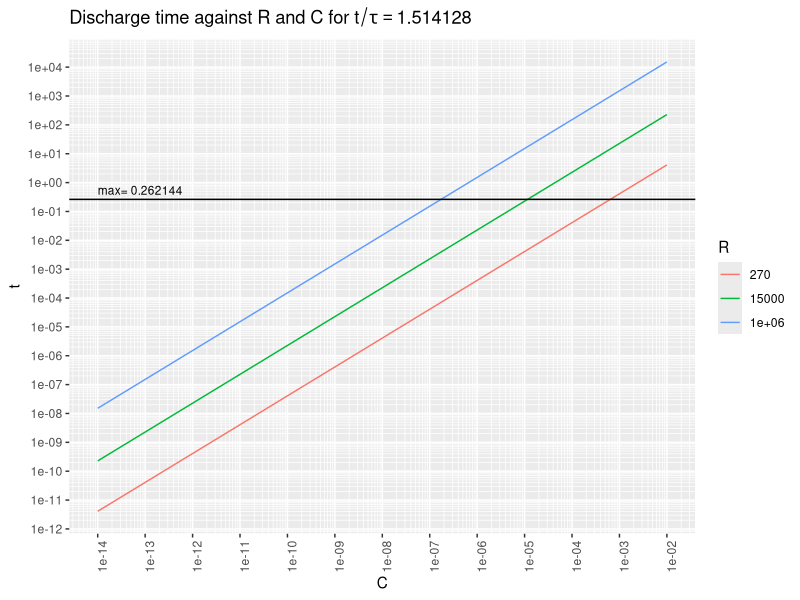
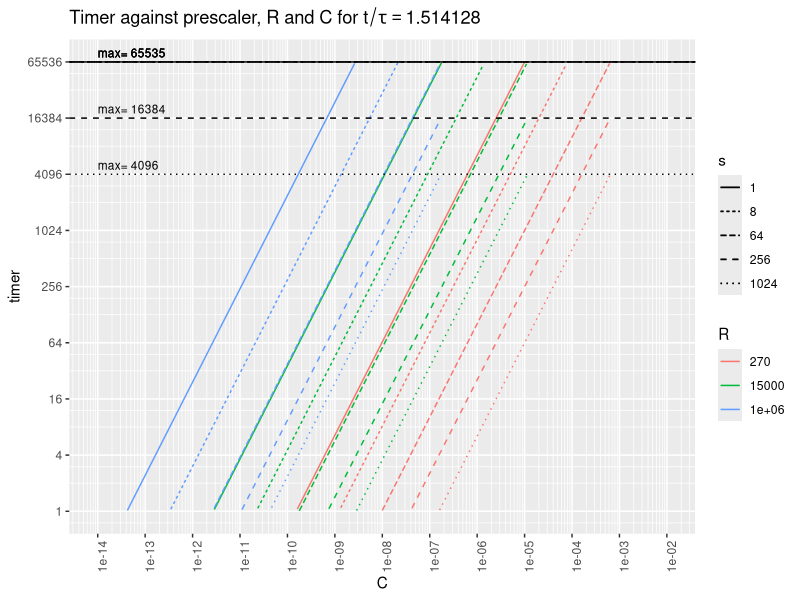
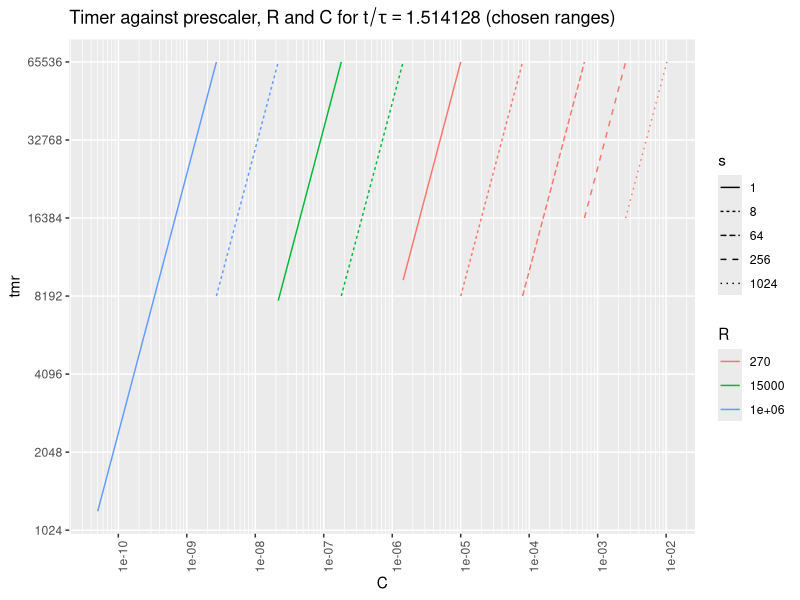
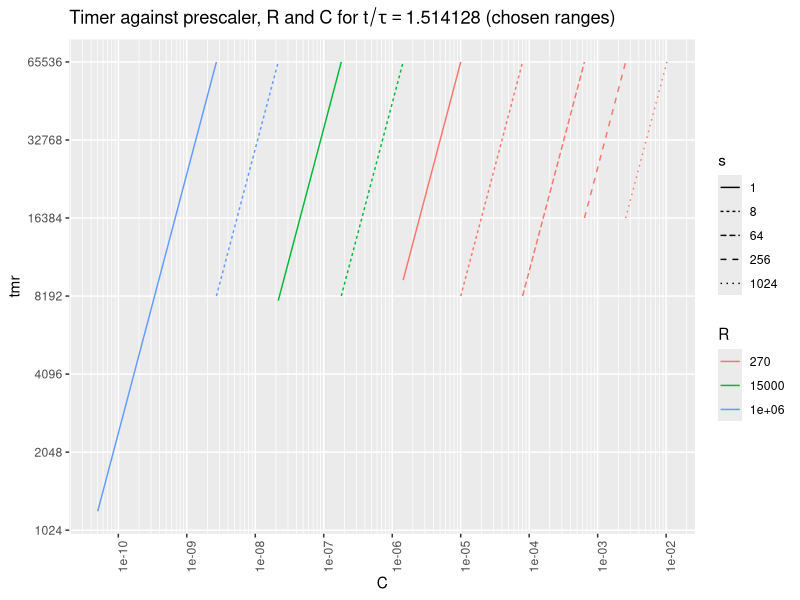

These figures' R source, in order:
#!/usr/bin/R -q --vanilla -f
options(echo=F)

library(ggplot2)
library(scales)


# Variable setup ###########################################################

# taus = t/RC
# t = timer*s/f

R = t(c(270, 15e3, 1e6))    # all drive resistors
colnames(R) = R
taufall = -log(1.1/5)       # taus from 5V to 1.1V
f = 16e6                    # timer frequency
s = matrix(2^c(0,3,6,8,10)) # all prescaler factors
rownames(s) = s

# To choose the various scales, either we want to choose a
# minimum timer resolution and then optimize for fastest time,
# or choose a maximum time and then optimize for highest resolution.
# Here we're doing the latter.
tmax = 4e-6 * 2^16          # allows for nice range endings at a timer of 0xFFFF
timermax = pmin(tmax*f/s, 2^16-1)

# Based on the max time and timer, max caps for each R and s
Cmax = (timermax*s/f/taufall) %*% (1/R)

# Based on a timer count of 1, min caps for each R and s
Cmin = (s/f/taufall) %*% (1/R)

# various capacitors over the full range
C = matrix(10^seq(-14, -2, by=1/24))
rownames(C) = C  # sprintf('%.2e', C)

# The capture time is two-dimensional, over C and R.
tm = taufall*C %*% R

# The capture timer value is three-dimensional, over C, R, and s.
timer = drop((f*tm) %o% (1/s))
tmrcompare = aperm(drop(replicate(length(C),
                                  replicate(length(R), timermax))),
                   c(3,2,1))
timer[timer>tmrcompare | timer<1] = NA

# To perform actual range selection:
# There is only one range selected for every C.
# For each C, select the R and s for which:
#   t < tmax
#   1 <= timer < 2^16
#   timer is maximal
# critical points are for each C where:
#   timer crosses 1 or 2^16
#   t crosses tmax
# 1.514 = t/RC = tim*s/RC/16MHz
# C = t/1.514/R = tim*s/1.514/R/16MHz
# Ccrit = tmax/1.514/R = 2^16*s/1.514/R/16MHz
crit = expand.grid(R=R,s=s)
Ccrit = with(crit, c(s/f/R, 2^16*s/f/R, tmax/R))/taufall
crit = expand.grid(R=R, s=s, C=Ccrit)
crit$t = with(crit, taufall*R*C)
crit$tmr = with(crit, t*f/s)
eps=1e-6  # epsilon tolerance required to accommodate for float error
# Only keep conformant rows.
crit = crit[crit$tmr>=1-eps &
            crit$tmr<=2^16+eps &
            (crit$t<=tmax+eps | crit$R==R[1]),]
# Suitability of every range at a certain C is determined mainly by the highest
# timer but also by the lowest time.
crit = crit[with(crit, order(-C, -tmr^3/t)),]
# We now need pairs of R&s: the first in each pair being either the extreme
# lowest C or the C where the previous range cut out; and the second being the
# maximum condition.
ranges = tail(crit, 1)
samec = ranges
repeat {
   # Find the furthest row with the same R and s
   edge = crit[which(crit$R==samec$R & crit$s==samec$s)[1],]
   ranges = rbind(ranges, edge)
   # Find the (different, conformant) row with the same C and the highest timer
   samec = crit[which(crit$C == edge$C &
                      crit$tmr < 2^16-eps &
                      crit$R <= edge$R &
                      (crit$t < tmax-eps | crit$R==R[1])),][1,]
   if (is.na(samec$R)) break
   ranges = rbind(ranges, samec)
}
rownames(ranges) = 1:(nrow(ranges))
print(ranges)


# Plot utilities ###########################################################

# Adapted from https://stackoverflow.com/questions/30179442
log_breaks = function(maj, radix=10) {
  function(x) {
    minx = floor(min(logb(x, radix), na.rm=T)) - 1
    maxx = ceiling(max(logb(x, radix), na.rm=T)) + 1
    n_major = maxx - minx + 1
    major_breaks = minx:maxx
    if (maj) {
      breaks = major_breaks
    } else {
      breaks = rep(logb(1:(radix-1), radix), times=n_major) +
               rep(major_breaks, each=radix-1)
    }
    radix^breaks
  }
}
# See https://github.com/tidyverse/ggplot2/blob/master/R/scale-continuous.r#L160
scale_x_log_eng = function(..., radix=10) {
  scale_x_continuous(..., trans=log_trans(radix),
                     breaks=log_breaks(T, radix),
                     minor_breaks=log_breaks(F, radix))
}
scale_y_log_eng = function(..., radix=10) {
  scale_y_continuous(..., trans=log_trans(radix),
                     breaks=log_breaks(T, radix),
                     minor_breaks=log_breaks(F, radix))
}
xaxis_text_vert = function() {
  theme(axis.text.x=element_text(angle=90))
}


# Plotting #################################################################

tm_df = as.data.frame.table(tm)
colnames(tm_df) = c('C', 'R', 't')
tm_df$C = as.numeric(levels(tm_df$C))[tm_df$C]
ggplot(tm_df, aes(x=C, y=t)) +
   ggtitle(bquote(paste('Discharge time against R and C for ',
                        t/tau == .(taufall)))) +
   geom_line(aes(colour=R, group=R)) +
   geom_hline(aes(yintercept=tmax)) +
   geom_text(data=data.frame(), size=3,
             aes(x=1e-14, y=tmax, label=paste('max=', tmax),
                 hjust='left', vjust=-0.5)) +
   scale_x_log_eng() + scale_y_log_eng() + xaxis_text_vert()


tmr_df = as.data.frame.table(timer)
colnames(tmr_df) = c('C', 'R', 's', 'timer')
tmr_df$C = as.numeric(levels(tmr_df$C))[tmr_df$C]

maxdf = data.frame(timer=timermax, s=factor(s))
maxnames = data.frame(C=1e-14, s=factor(s), timer=timermax)

ggplot(tmr_df, aes(x=C, y=timer, linetype=s)) +
   ggtitle(bquote(paste('Timer against prescaler, R and C for ',
                        t/tau == .(taufall)))) +
   geom_line(aes(colour=R, group=interaction(R,s))) +
   geom_hline(data=maxdf, aes(yintercept=timer, linetype=s, group=s)) +
   geom_text(data=maxnames, size=3,
      aes(label=paste('max=',timer), hjust='left', vjust=-0.5, group=s)) +
   scale_x_log_eng() + xaxis_text_vert() +
   scale_y_log_eng(radix=4, limits=2^c(0,16))


# At the bottom end, cut off at typical parasitic capacitance
ranges[ranges$tmr==1,] = data.frame(R=1e6, s=1, C=50e-12,
                                    t=taufall*1e6*50e-12,
                                    tmr=taufall*1e6*50e-12*f)
ranges$s = factor(ranges$s)
ranges$R = factor(ranges$R)
ggplot(ranges, aes(x=C, y=tmr, colour=R, linetype=s,
                   group=interaction(R,s))) +
   ggtitle(bquote(paste('Timer against prescaler, R and C for ',
                        t/tau == .(taufall), ' (chosen ranges)'))) +
   geom_line() +
   scale_x_log_eng() + xaxis_text_vert() +
   scale_y_log_eng(radix=2)

ggsave('Rplots.pdf')
